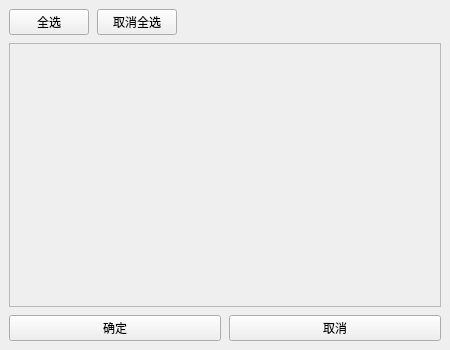
<?xml version="1.0" encoding="UTF-8"?>
<ui version="4.0">
 <class>Share</class>
 <widget class="QWidget" name="Share">
  <property name="geometry">
   <rect>
    <x>0</x>
    <y>0</y>
    <width>450</width>
    <height>350</height>
   </rect>
  </property>
  <property name="windowTitle">
   <string>share</string>
  </property>
  <layout class="QVBoxLayout" name="verticalLayout_2">
   <property name="spacing">
    <number>8</number>
   </property>
   <property name="leftMargin">
    <number>9</number>
   </property>
   <property name="topMargin">
    <number>9</number>
   </property>
   <property name="rightMargin">
    <number>9</number>
   </property>
   <property name="bottomMargin">
    <number>9</number>
   </property>
   <item>
    <layout class="QHBoxLayout" name="horizontalLayout">
     <item>
      <widget class="QPushButton" name="selectAllBtn">
       <property name="text">
        <string>全选</string>
       </property>
      </widget>
     </item>
     <item>
      <widget class="QPushButton" name="cancelSelectedBtn">
       <property name="text">
        <string>取消全选</string>
       </property>
      </widget>
     </item>
     <item>
      <spacer name="horizontalSpacer">
       <property name="orientation">
        <enum>Qt::Horizontal</enum>
       </property>
       <property name="sizeHint" stdset="0">
        <size>
         <width>40</width>
         <height>20</height>
        </size>
       </property>
      </spacer>
     </item>
    </layout>
   </item>
   <item>
    <widget class="QScrollArea" name="showFriendScrollArea">
     <property name="widgetResizable">
      <bool>true</bool>
     </property>
     <widget class="QWidget" name="friendItemWidget">
      <property name="geometry">
       <rect>
        <x>0</x>
        <y>0</y>
        <width>430</width>
        <height>250</height>
       </rect>
      </property>
      <layout class="QVBoxLayout" name="friendItemVerticalLayout">
       <property name="sizeConstraint">
        <enum>QLayout::SetMinAndMaxSize</enum>
       </property>
      </layout>
     </widget>
    </widget>
   </item>
   <item>
    <layout class="QHBoxLayout" name="horizontalLayout_2">
     <item>
      <widget class="QPushButton" name="confirmBtn">
       <property name="text">
        <string>确定</string>
       </property>
      </widget>
     </item>
     <item>
      <widget class="QPushButton" name="cancelBtn">
       <property name="text">
        <string>取消</string>
       </property>
      </widget>
     </item>
    </layout>
   </item>
  </layout>
 </widget>
 <resources/>
 <connections/>
</ui>
